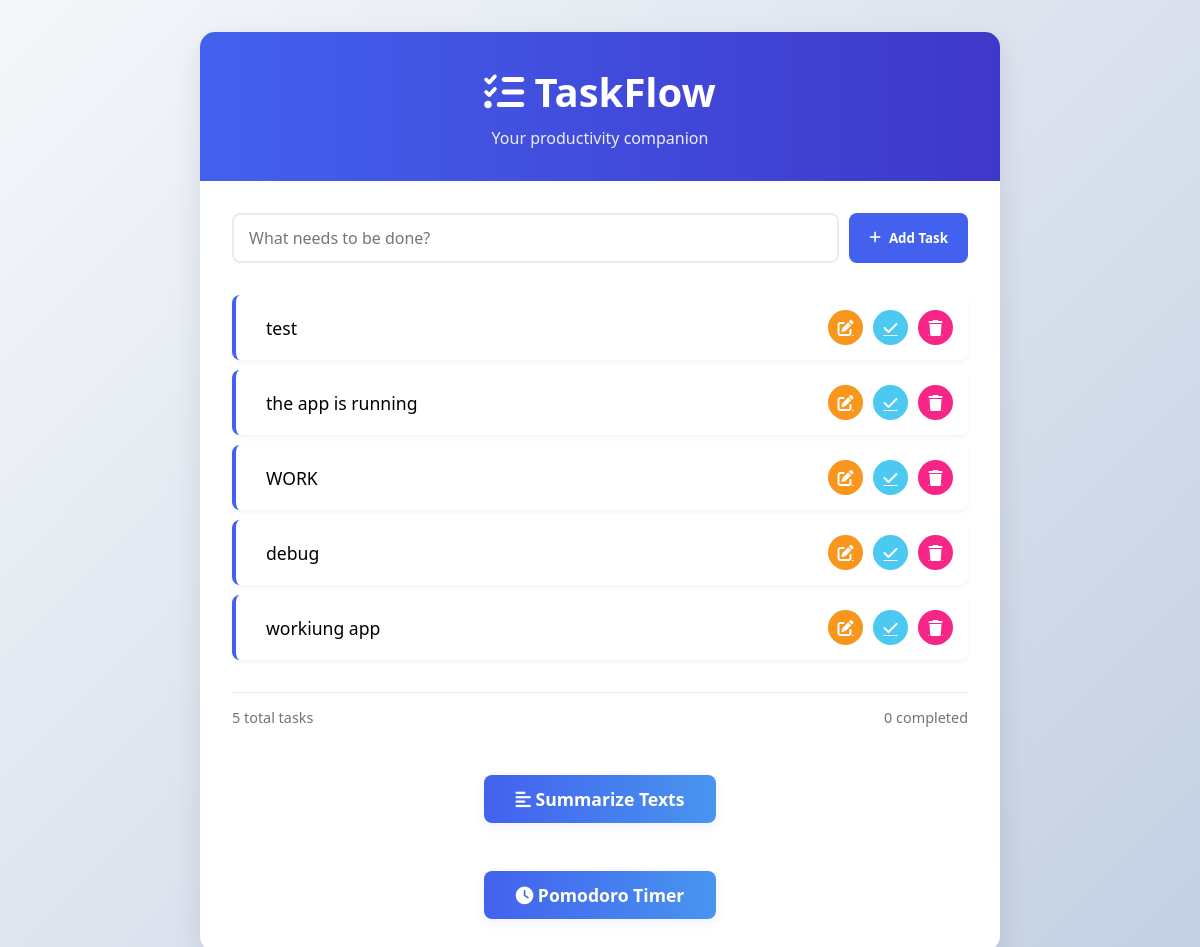
Before: / with the older database file.
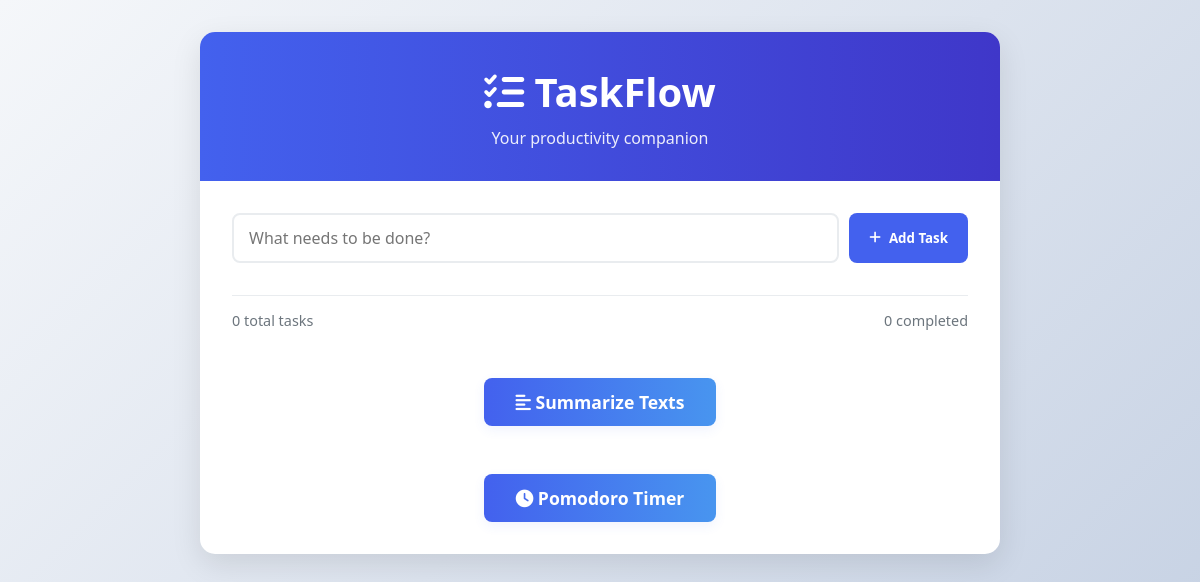
After: the same page with the newer database file.
### app/models.py (models this page shows, shortened)
class Task(db.Model):
    __tablename__ = 'tasks'
    id = db.Column(db.Integer, primary_key=True)
    content = db.Column(db.String(200), nullable=False)
    done = db.Column(db.Boolean, default=False, nullable=False)

### app/routes.py (the view)
@bp.route('/')
def index():
    tasks = db.session.execute(db.select(Task)).scalars().all()
    return render_template('index.html', tasks=tasks)

### app/templates/index.html (shortened to what this page needs)
<!DOCTYPE html>
<html lang="en">
<head>
    <link rel="stylesheet" href="https://cdnjs.cloudflare.com/ajax/libs/font-awesome/6.4.0/css/all.min.css">
    <link rel="stylesheet" href="{{ url_for('static', filename='style.css') }}">
</head>
<body>
    <div class="container">
        <header class="app-header">
            <h1><i class="fas fa-tasks"></i> TaskFlow</h1>
            <p>Your productivity companion</p>
        </header>
        <div class="task-manager">
            <form class="task-form" action="/add" method="POST">
                <input type="text" name="content" placeholder="What needs to be done?" required>
                <button type="submit" class="add-btn">
                    <i class="fas fa-plus"></i> Add Task
                </button>
            </form>
            <ul class="task-list">
                {% for task in tasks %}
                <li class="task-item {{ 'completed' if task.done else '' }}">
                    <span class="task-content">{{ task.content }}</span>
                    <div class="task-actions">
                    <a href="{{ url_for('main.edit', id=task.id) }}" class="edit-btn" title="Edit">                            <i class="fas fa-edit"></i>
                        </a>
                        <a href="{{ url_for('main.toggle', id=task.id) }}" class="toggle-btn" title="{{ 'Mark undone' if task.done else 'Complete' }}">
                            <i class="fas {{ 'fa-undo' if task.done else 'fa-check' }}"></i>
                        </a>
                        <a href="{{ url_for('main.delete', id=task.id) }}" class="delete-btn" title="Delete">
                            <i class="fas fa-trash"></i>
                        </a>
                    </div>
                </li>
                {% endfor %}
            </ul>
            <div class="task-stats">
                <span>{{ tasks|length }} total tasks</span>
                <span>{{ tasks|selectattr('done')|list|length }} completed</span>
            </div>
             <div class="summarize-section" style="text-align:center; margin-top: 2rem;">
                <a href="{{ url_for('summarize.summarize') }}" class="summarize-btn">
                    <i class="fas fa-align-left"></i> Summarize Texts
                </a>
            </div>
            <div class="pomodoro-section" style="text-align:center; margin-top: 2rem;">
                <a href="{{ url_for('main.pomodoro') }}" class="pomodoro-btn">
                    <i class="fas fa-clock"></i> Pomodoro Timer
                </a>
            </div>
        </div>
    </div>
</body>
</html>

### app/static/style.css (style rules this page uses)
:root { --primary: #4361ee; --secondary: #3f37c9; --accent: #4895ef; --light: #f8f9fa; --dark: #212529; --success: #4cc9f0; --danger: #f72585; --warning: #f8961e; --gray: #6c757d; }
* { margin: 0; padding: 0; box-sizing: border-box; font-family: 'Segoe UI', Tahoma, Geneva, Verdana, sans-serif; }
body { background: linear-gradient(135deg, #f5f7fa 0%, #c3cfe2 100%); min-height: 100vh; padding: 2rem; }
.container { max-width: 800px; margin: 0 auto; background: white; border-radius: 15px; box-shadow: 0 10px 30px rgba(0, 0, 0, 0.1); overflow: hidden; }
.app-header { background: linear-gradient(to right, var(--primary), var(--secondary)); color: white; padding: 2rem; text-align: center; }
.app-header h1 { font-size: 2.5rem; margin-bottom: 0.5rem; }
.app-header p { opacity: 0.9; font-weight: 300; }
.task-manager { padding: 2rem; }
.task-form { display: flex; gap: 10px; margin-bottom: 2rem; }
.task-form input { flex: 1; padding: 12px 15px; border: 2px solid #e9ecef; border-radius: 8px; font-size: 1rem; transition: all 0.3s; }
.add-btn { background-color: var(--primary); color: white; border: none; padding: 0 20px; border-radius: 8px; cursor: pointer; font-weight: 600; transition: all 0.3s; display: flex; align-items: center; gap: 8px; }
.task-stats { display: flex; justify-content: space-between; color: var(--gray); font-size: 0.9rem; padding-top: 15px; border-top: 1px solid #e9ecef; }
.summarize-btn { display: inline-block; background: linear-gradient(to right, var(--primary), var(--accent)); color: white; padding: 0.75rem 2rem; border-radius: 8px; font-size: 1.1rem; font-weight: 600; text-decoration: none; box-shadow: 0 4px 12px rgba(67, 97, 238, 0.08); transition: background 0.3s, transform 0.2s; margin-top: 1rem; }
.pomodoro-btn { display: inline-block; background: linear-gradient(to right, var(--primary), var(--accent)); color: white; padding: 0.75rem 2rem; border-radius: 8px; font-size: 1.1rem; font-weight: 600; text-decoration: none; box-shadow: 0 4px 12px rgba(67, 97, 238, 0.08); transition: background 0.3s, transform 0.2s; margin-top: 1rem; }

Changed rows visible on the page:
removed Task: content "test", done False (drawn)
removed Task: content "the app is running", done False (drawn)
removed Task: content "WORK", done False (drawn)
removed Task: content "debug", done False (drawn)
removed Task: content "workiung app", done False (drawn)
Other visible differences:
{{ tasks|length }}: "5" → "0"
